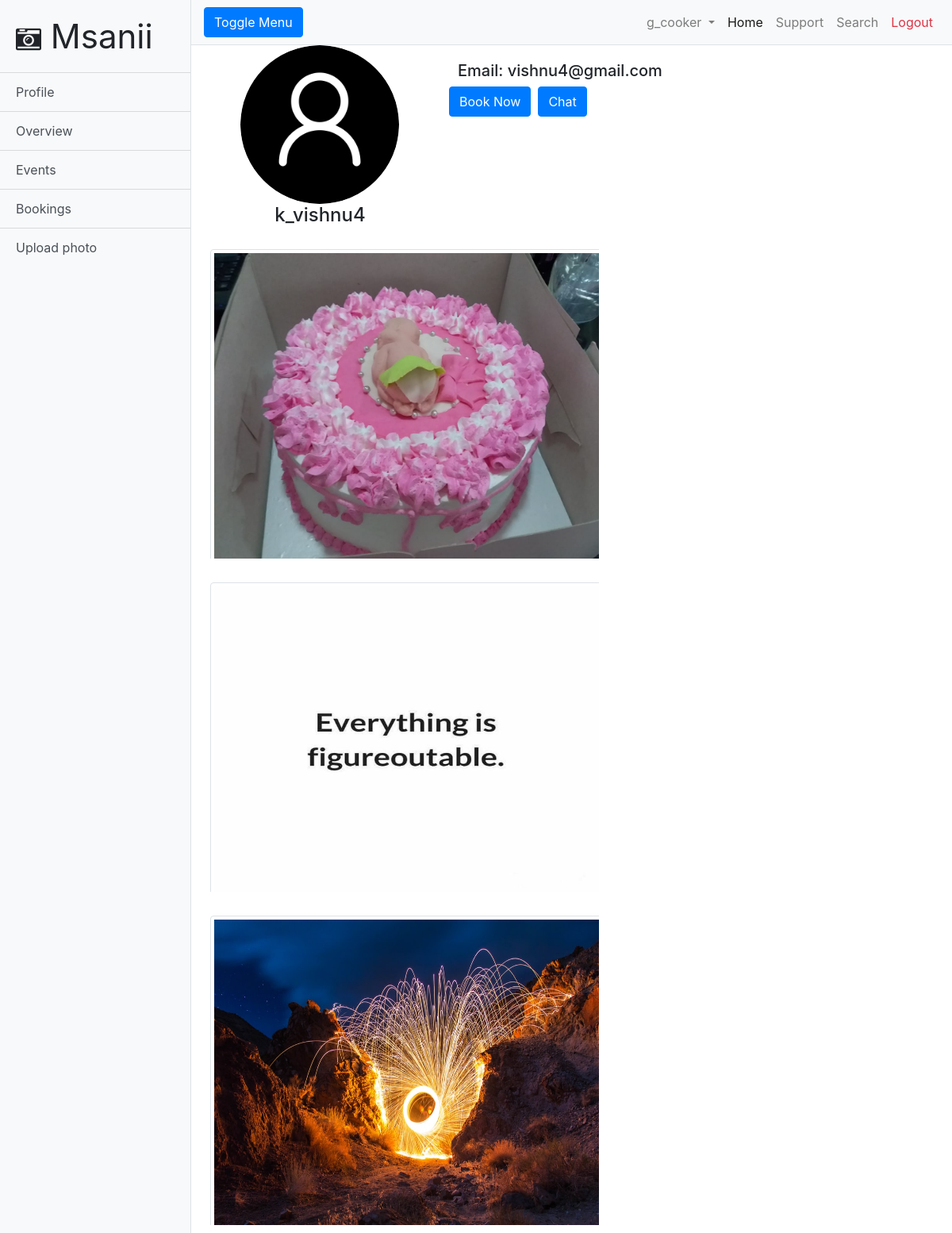
The app's page /model.php?id=1 (signed in) with its own data.
### tables this page shows
CREATE TABLE `model` (
  `model_id` int(11) NOT NULL,
  `first_name` text NOT NULL,
  `last_name` text NOT NULL,
  `username` text NOT NULL,
  `email` text NOT NULL,
  `password` text NOT NULL,
  `verified` text NOT NULL
);

CREATE TABLE `images` (
  `image_id` int(11) NOT NULL,
  `image_name` varchar(60) DEFAULT NULL,
  `location_id` int(11) DEFAULT NULL,
  `model_id` int(11) DEFAULT NULL,
  `photographer_id` int(11) DEFAULT NULL,
  `caption` text NOT NULL,
  `date_uploaded` timestamp NOT NULL DEFAULT current_timestamp()
);

### model.php (the view, shortened to what this page needs)
<!DOCTYPE html>
<html lang="en">
<head>
  <link href="vendor/bootstrap/css/bootstrap.min.css" rel="stylesheet">
  <link href="css/simple-sidebar.css" rel="stylesheet">
  <link rel="stylesheet" href="https://cdnjs.cloudflare.com/ajax/libs/font-awesome/4.7.0/css/font-awesome.min.css">
</head>
<body>
  <div class="d-flex" id="wrapper">
    <div class="bg-light border-right" id="sidebar-wrapper">
      <div class="sidebar-heading" style="font-size: 42px">
        <i class="fa fa-camera-retro" style="font-size: 32px"></i>&nbsp;Msanii
      </div>
      <div class="list-group list-group-flush">
        <a href="profile.php" class="list-group-item list-group-item-action bg-light">Profile</a>
        <a href="admin/dashboard.php" class="list-group-item list-group-item-action bg-light">Overview</a>
        <a href="events.php" class="list-group-item list-group-item-action bg-light">Events</a>
        <a href="booking.php" class="list-group-item list-group-item-action bg-light">Bookings</a>
        <a href="uploadPhoto.php" class="list-group-item list-group-item-action bg-light">Upload photo</a>
      </div>
    </div>
    <div id="page-content-wrapper">
      <nav class="navbar navbar-expand-lg navbar-light bg-light border-bottom">
        <button class="btn btn-primary" id="menu-toggle">Toggle Menu</button>
        <div class="collapse navbar-collapse" id="navbarSupportedContent">
          <ul class="navbar-nav ml-auto mt-2 mt-lg-0">
            <?php if (isset($_SESSION["username"])): ?>
            <li class="nav-item dropdown">
              <a class="nav-link dropdown-toggle" href="#" id="navbarDropdown" role="button" data-toggle="dropdown" aria-haspopup="true" aria-expanded="false">
                <?php echo $_SESSION["username"]; ?>
              </a>
            </li>
            <?php endif; ?>
            <li class="nav-item active">
              <a class="nav-link" href="index.php">Home<span class="sr-only">(current)</span></a>
            </li>
            <li class="nav-item">
              <a class="nav-link" href="#">Support</a>
            </li>
            <li class="nav-item">
              <a class="nav-link" href="search.php">Search</a>
            </li>
            <li class="nav-item">
              <a class="nav-link text-danger" href="logout.php">Logout</a>
            </li>
          </ul>
        </div>
      </nav>
      <div class="container-fluid" style="text-align: center">
        <?php
          require 'connect.php';
          echo "<div class=\"row\">";
          echo "<div class=\"col-md-4\">";
          $model_id = $_GET["id"];
          $sql = "SELECT * FROM model WHERE (model_id = '$model_id')";
          $result = $conn -> query($sql);
          if ($result -> num_rows > 0) {
          while ($row = $result -> fetch_assoc()) {
            $model_name = $row["username"];
            $sql = "SELECT image_name FROM profileimages WHERE username='".$row["username"]."'";
            $result1 = $conn -> query($sql);
            if($result1 -> num_rows > 0){
              while ($row2 = $result1 -> fetch_assoc()) {
                echo "<img id=\"profileImg\" src=\"profilePics/".$row2["image_name"]."\">";
              }
            }
            else{
              echo "<img id=\"profileImg\" src=\"assets/avatar.png\">";
            }
              echo "<h4>".$model_name."</h4>";
              echo "</div>";
              echo "<div class=\"col-md-8\" id=\"profile-info\">";
              echo "<h5>Email: ".$row["email"]."</h5>";
              echo "<div class=\"row\"><h5><a class=\"btn btn-primary\" href=\"booking.php?modelID=".$row["model_id"]."\">Book Now</a></h5>&nbsp;&nbsp;";
              echo "<h5><a class=\"btn btn-primary\" href=\"chat/public/index.php?name=".$row["username"]."\">Chat</a></h5></div>";
              echo "</div>";
              echo "</div>";
            }
          }
          echo "<div class=\"row\">";
          $sql = "SELECT * FROM images WHERE (model_id = '$model_id')";
          $result = $conn -> query($sql);
          if ($result -> num_rows > 0) {
            while ($row = $result -> fetch_assoc()) {
              echo "<div class=\"hoverImg\">";
              echo "<img class=\"img-thumbnail\" src = \"uploads/".$row["image_name"]."\" id=\"locImg\">";
              echo "</div>";
            }
          }
          echo "</div>"
         ?>
          </div>
        </div>
      </div>
</body>
</html>

### css/simple-sidebar.css (style rules this page uses)
body { overflow-x: hidden; }
#sidebar-wrapper { min-height: 100vh; margin-left: -15rem; -webkit-transition: margin .25s ease-out; -moz-transition: margin .25s ease-out; -o-transition: margin .25s ease-out; transition: margin .25s ease-out; }
#sidebar-wrapper .sidebar-heading { padding: 0.875rem 1.25rem; font-size: 1.2rem; }
#sidebar-wrapper .list-group { width: 15rem; }
#page-content-wrapper { min-width: 100vw; }
@media (min-width: 768px) { #sidebar-wrapper { margin-left: 0; } }
@media (min-width: 768px) { #page-content-wrapper { min-width: 0; width: 100%; } }

### model.php (style rules this page uses)
.row { display: flex; flex-wrap: wrap; padding: 0 4px; }
#locImg { width: 500px; height: 400px; margin: 10px; }
#profileImg { width : 200px; height: 200px; border-radius: 50%; }
#profile-info { margin-top: 20px; text-align: left; }
.hoverImg { position:relative; padding:0; display:block; width: 500px; height: 400px; margin: 10px; cursor:pointer; overflow:hidden; }

### records on screen
model: username "k_vishnu4", email "vishnu4@gmail.com"
images: image_name (picture)
images: image_name (picture)
images: image_name (picture)

### other values on screen
$_SESSION["username"] "g_cooker"
